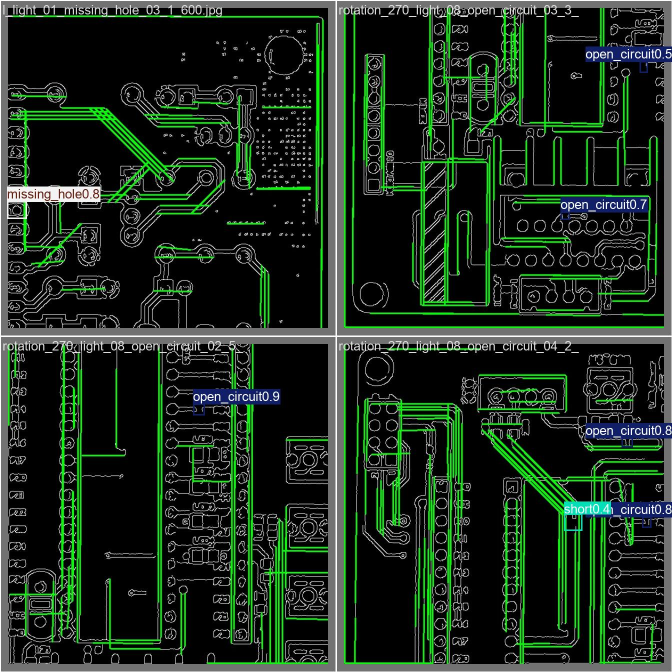
#> input picture runs/student2_max_gap/max_gap_10_validation/val_batch0_pred.jpg, 1344 x 1344 px (shown at 1/2 size)
$ python -i gaussian_lbp.py   (imports and definitions only)
#> lines starting #> are read from the running program, lines starting #| are printed output that depends on the picture; after the words box and inside, x2 and y2 are one past the last pixel; in counts of white or black regions, pixels touching at a corner belong together
"""Gaussian filtering and single-scale uniform LBP image enhancement."""

import cv2
import numpy as np


def uniform_lbp(lightness, points=8, radius=1.0):
    """Return a rotation-invariant uniform LBP map.

    Uniform patterns are encoded by their number of one bits (0..P).
    Every non-uniform pattern is encoded as P + 1. This gives P + 2
    possible values, matching the common ``uniform`` LBP definition.
    """

    if lightness.ndim != 2:
        raise ValueError("LBP input must be a single-channel image.")

    if not isinstance(points, int) or points < 4:
        raise ValueError("LBP points must be an integer of at least four.")

    if points > 253:
        raise ValueError("LBP points must not exceed 253.")

    if radius <= 0:
        raise ValueError("LBP radius must be greater than zero.")

    height, width = lightness.shape
    grid_y, grid_x = np.indices(
        (height, width),
        dtype=np.float32,
    )
    centre = lightness.astype(np.float32)

    one_count = np.zeros(
        (height, width),
        dtype=np.uint16,
    )
    transition_count = np.zeros(
        (height, width),
        dtype=np.uint16,
    )

    first_bit = None
    previous_bit = None

    for point in range(points):
        angle = 2.0 * np.pi * point / points
        offset_x = np.float32(radius * np.cos(angle))
        offset_y = np.float32(radius * np.sin(angle))

        # OpenCV 5 requires both remapping arrays to be CV_32FC1.
        # Explicit conversion prevents NumPy scalar promotion to float64.
        sample_x = np.asarray(
            grid_x + offset_x,
            dtype=np.float32,
        )
        sample_y = np.asarray(
            grid_y - offset_y,
            dtype=np.float32,
        )

        neighbour = cv2.remap(
            centre,
            sample_x,
            sample_y,
            interpolation=cv2.INTER_LINEAR,
            borderMode=cv2.BORDER_REFLECT_101,
        )
        bit = neighbour >= centre

        one_count += bit

        if first_bit is None:
            first_bit = bit
        else:
            transition_count += bit != previous_bit

        previous_bit = bit

    transition_count += previous_bit != first_bit

    return np.where(
        transition_count <= 2,
        one_count,
        points + 1,
    ).astype(np.uint8)


def enhance_gaussian_lbp(
    image,
    gaussian_kernel=3,
    gaussian_sigma=0.8,
    lbp_points=8,
    lbp_radius=1.0,
    lbp_weight=0.25,
    return_maps=False,
):
    """Create a YOLO-compatible Gaussian-LBP enhanced BGR image.

    Gaussian filtering and LBP are applied to LAB lightness. The filtered
    lightness and the normalized LBP map are fused while the two original
    colour channels are retained. Image geometry is never changed, so the
    original YOLO bounding-box labels remain valid.
    """

    if image is None:
        raise ValueError("Input image cannot be None.")

    if image.ndim != 3 or image.shape[2] != 3:
        raise ValueError("Input must be a three-channel BGR image.")

    if image.dtype != np.uint8:
        raise ValueError("Input image must use the uint8 data type.")

    if (
        not isinstance(gaussian_kernel, int)
        or gaussian_kernel <= 1
        or gaussian_kernel % 2 == 0
    ):
        raise ValueError(
            "Gaussian kernel must be an odd integer greater than one."
        )

    if gaussian_sigma <= 0:
        raise ValueError("Gaussian sigma must be greater than zero.")

    if not 0.0 <= lbp_weight <= 1.0:
        raise ValueError("LBP weight must be between zero and one.")

    lab = cv2.cvtColor(image, cv2.COLOR_BGR2LAB)
    lightness, channel_a, channel_b = cv2.split(lab)

    gaussian = cv2.GaussianBlur(
        lightness,
        (gaussian_kernel, gaussian_kernel),
        sigmaX=gaussian_sigma,
        sigmaY=gaussian_sigma,
        borderType=cv2.BORDER_REFLECT_101,
    )

    lbp_codes = uniform_lbp(
        gaussian,
        points=lbp_points,
        radius=lbp_radius,
    )

    # Use a fixed scale rather than per-image min/max normalization so that
    # identical LBP codes always have the same intensity in every image.
    lbp_map = np.rint(
        lbp_codes.astype(np.float32)
        * (255.0 / (lbp_points + 1))
    ).astype(np.uint8)

    fused_lightness = cv2.addWeighted(
        gaussian,
        1.0 - lbp_weight,
        lbp_map,
        lbp_weight,
        0.0,
    )

    enhanced_lab = cv2.merge(
        (fused_lightness, channel_a, channel_b)
    )
    enhanced = cv2.cvtColor(
        enhanced_lab,
        cv2.COLOR_LAB2BGR,
    )

    if return_maps:
        return {
            "enhanced": enhanced,
            "original_lightness": lightness,
            "gaussian_lightness": gaussian,
            "lbp_codes": lbp_codes,
            "lbp_map": lbp_map,
            "fused_lightness": fused_lightness,
        }

    return enhanced

>>> import cv2
>>> picture = cv2.imread('../runs/student2_max_gap/max_gap_10_validation/val_batch0_pred.jpg')
#> picture is the input picture: shape (1344, 1344, 3); mean B, G, R 31.2, 45.1, 29.9
>>> result = enhance_gaussian_lbp(picture)
#> in enhance_gaussian_lbp, `lab = cv2.cvtColor(image, cv2.COLOR_BGR2LAB)`: lab: shape (1344, 1344, 3); mean of channels 0, 1, 2 44.1, 121.6, 133.4
#> in enhance_gaussian_lbp, `lightness, channel_a, channel_b = cv2.split(lab)`:
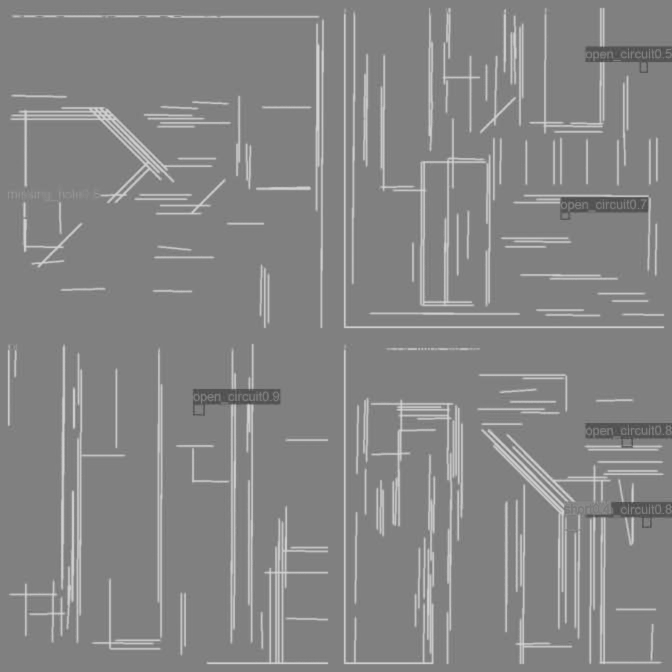
#> channel_b: shape (1344, 1344) (shown at 1/2 size); min 65, max 211, mean 133.4
#> the loop in uniform_lbp, `for point in range(points):` made 8 passes
#> pass 1, in uniform_lbp, `neighbour = cv2.remap( centre, sample_x, sample_y, interpolation=cv2.I..`:
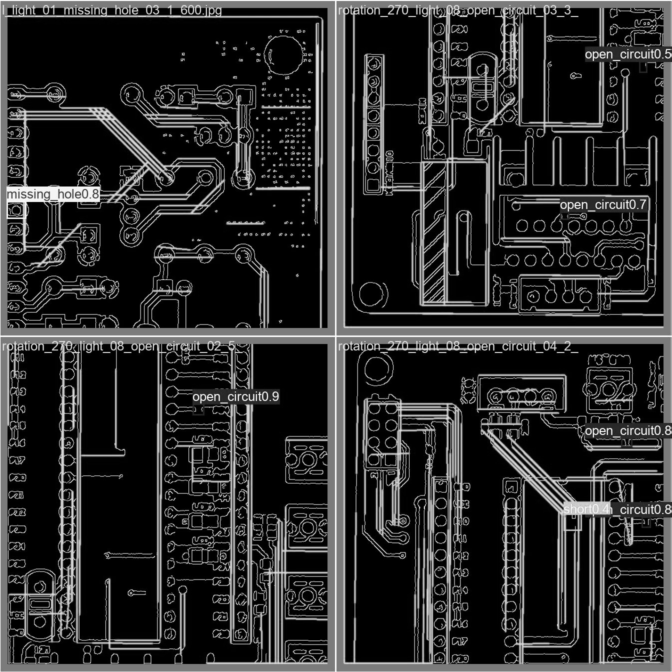
#> neighbour: shape (1344, 1344) float32 (shown at 1/2 size); min 0, max 255, mean 44
#> pass 1, in uniform_lbp, `bit = neighbour >= centre`:
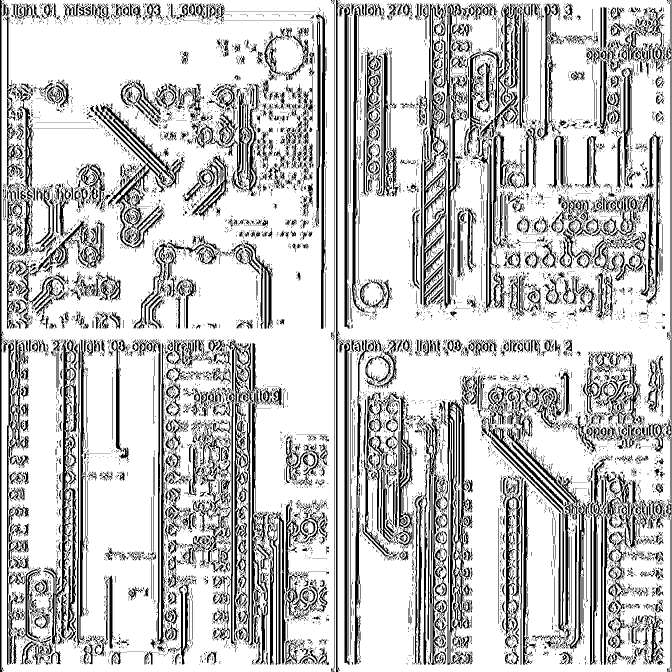
#> bit: shape (1344, 1344) bool (shown at 1/2 size); 77.1% white; 12523 black regions (10933 under 20 px), largest, box (x1, y1, x2, y2) and area: (452, 679, 543, 1329) 12473, (844, 7, 908, 616) 9272, (86, 679, 155, 1329) 8686
#> after the loop in uniform_lbp, `for point in range(points):`:
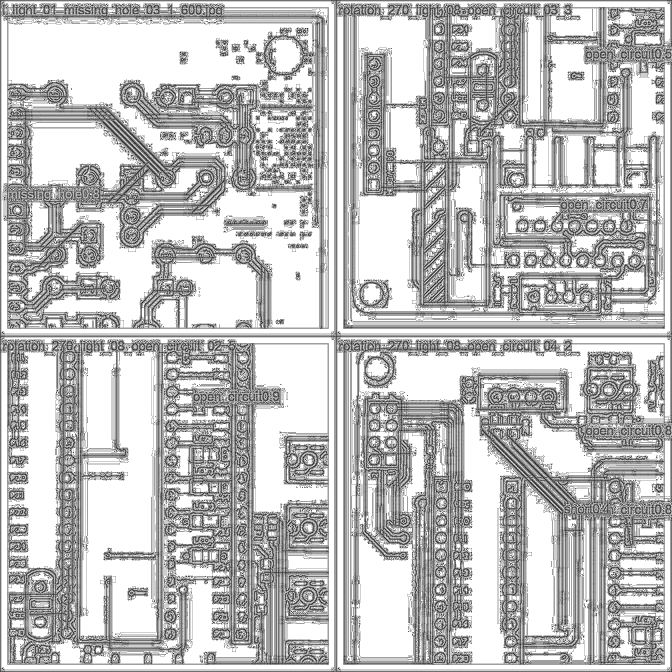
#> one_count: shape (1344, 1344) uint16 (shown at 1/2 size); min 0, max 8, mean 6; drawn with min black and max white
#> after the loop in uniform_lbp, `for point in range(points):`:
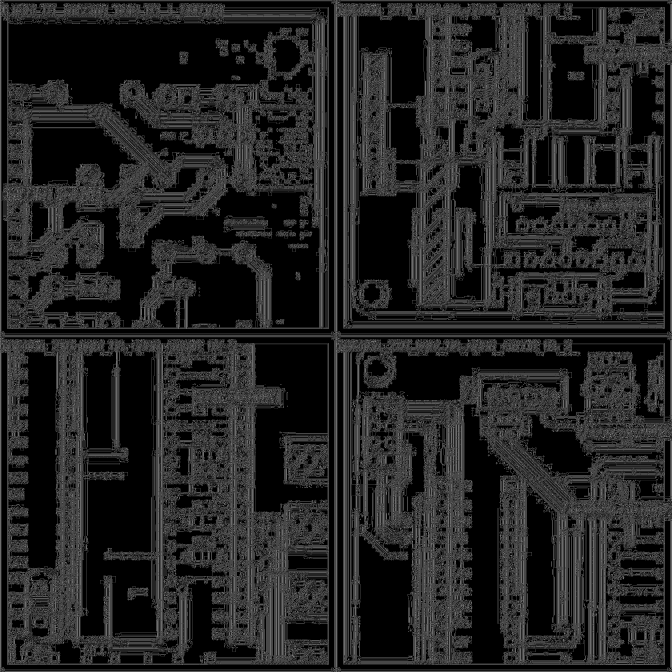
#> transition_count: shape (1344, 1344) uint16 (shown at 1/2 size); min 0, max 7, mean 0.988; drawn with min black and max white
#> in uniform_lbp, `transition_count += previous_bit != first_bit`: transition_count: shape (1344, 1344) uint16; 12.41% of pixels changed, all inside (x1, y1, x2, y2) = (1, 0, 1344, 1344)
#> in uniform_lbp, `return np.where( transition_count <= 2, one_count, points + 1, ).astyp..`:
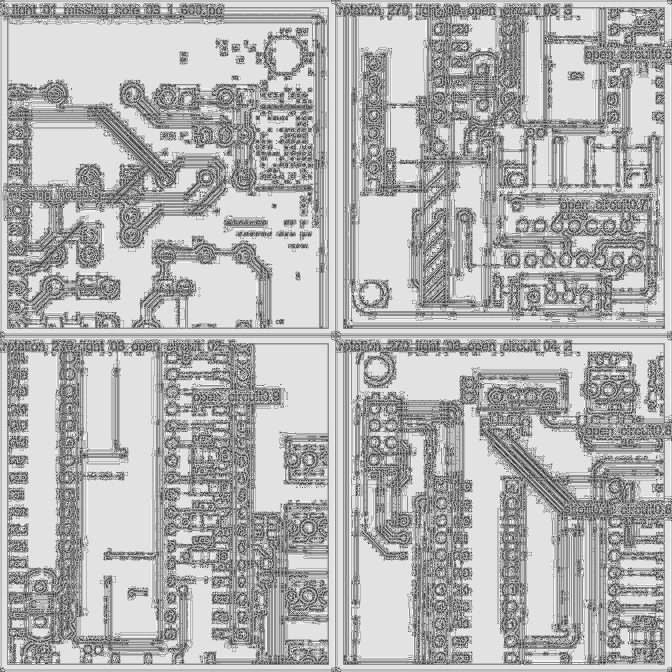
#> returned value: shape (1344, 1344) (shown at 1/2 size); min 0, max 9, mean 6.34; drawn with min black and max white
#> in enhance_gaussian_lbp, `enhanced_lab = cv2.merge( (fused_lightness, channel_a, channel_b) )`: enhanced_lab: shape (1344, 1344, 3); mean of channels 0, 1, 2 78.1, 121.6, 133.4
#> in enhance_gaussian_lbp, `enhanced = cv2.cvtColor( enhanced_lab, cv2.COLOR_LAB2BGR, )`:
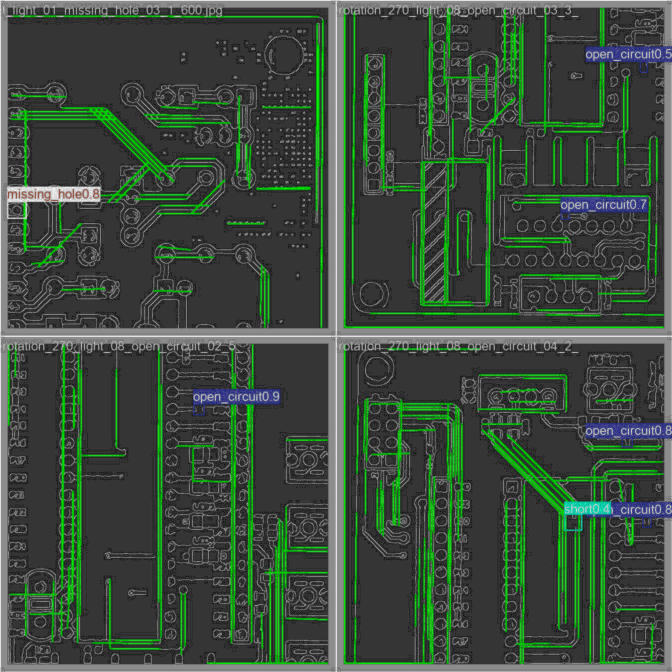
#> enhanced: shape (1344, 1344, 3) (shown at 1/2 size); mean B, G, R 62.2, 76, 60.7

$ run again, on runs/student2_max_gap/max_gap_10_validation/val_batch1_pred.jpg
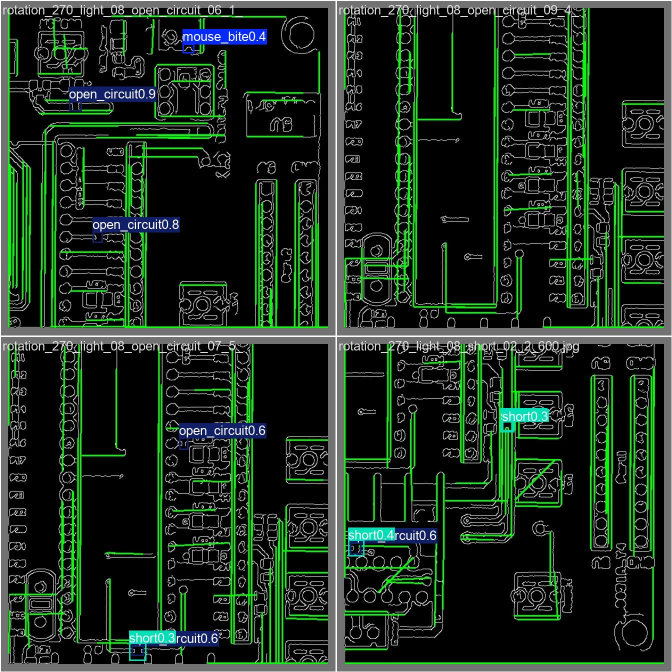
#> input picture runs/student2_max_gap/max_gap_10_validation/val_batch1_pred.jpg, 1344 x 1344 px (shown at 1/2 size)
#> picture is the input picture: shape (1344, 1344, 3); mean B, G, R 32.2, 45.8, 29.9
#> lab: shape (1344, 1344, 3); mean of channels 0, 1, 2 44.8, 121.6, 133.2
#> the loop in uniform_lbp, `for point in range(points):` made 8 passes
#> pass 1, in uniform_lbp, `bit = neighbour >= centre`:
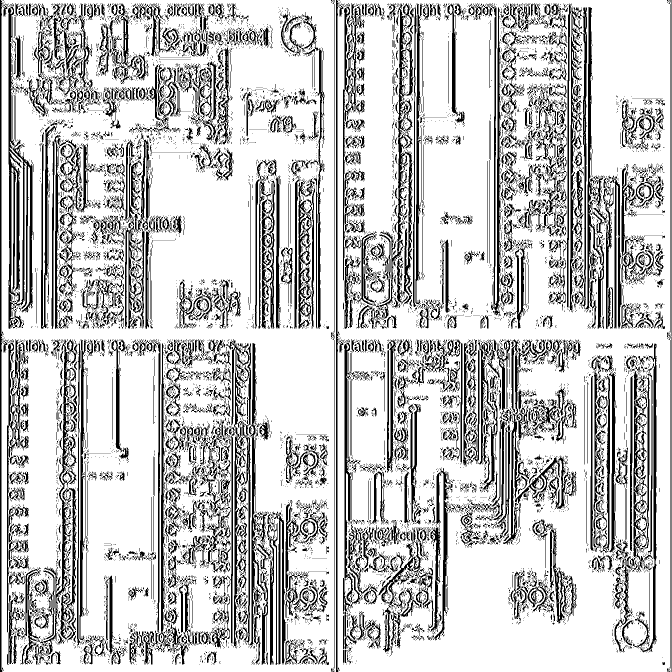
#> bit: shape (1344, 1344) bool (shown at 1/2 size); 76.7% white; 12146 black regions (10592 under 20 px), largest, box (x1, y1, x2, y2) and area: (16, 13, 67, 658) 10356, (759, 7, 825, 640) 7019, (1139, 14, 1174, 625) 6312
#> enhanced_lab: shape (1344, 1344, 3); mean of channels 0, 1, 2 78.5, 121.6, 133.2
#> in enhance_gaussian_lbp, `enhanced = cv2.cvtColor( enhanced_lab, cv2.COLOR_LAB2BGR, )`:
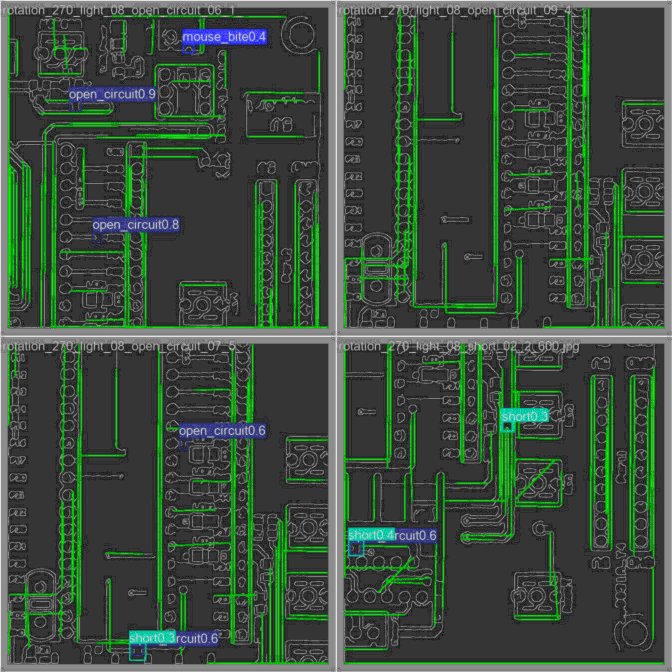
#> enhanced: shape (1344, 1344, 3) (shown at 1/2 size); mean B, G, R 62.8, 76.4, 60.4

$ run again, on runs/student2_max_gap/max_gap_10_validation/val_batch2_pred.jpg
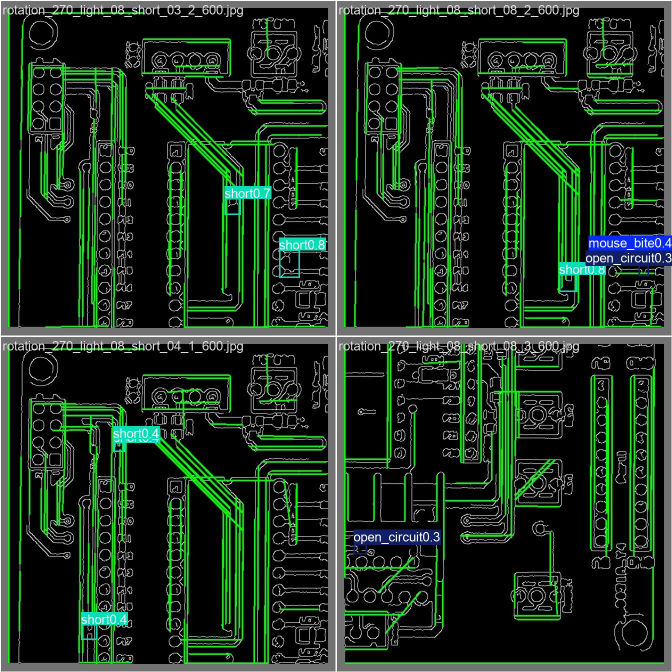
#> input picture runs/student2_max_gap/max_gap_10_validation/val_batch2_pred.jpg, 1344 x 1344 px (shown at 1/2 size)
#> picture is the input picture: shape (1344, 1344, 3); mean B, G, R 32.2, 49.1, 30
#> lab: shape (1344, 1344, 3); mean of channels 0, 1, 2 47.6, 120.1, 134.6
#> the loop in uniform_lbp, `for point in range(points):` made 8 passes
#> pass 1, in uniform_lbp, `bit = neighbour >= centre`:
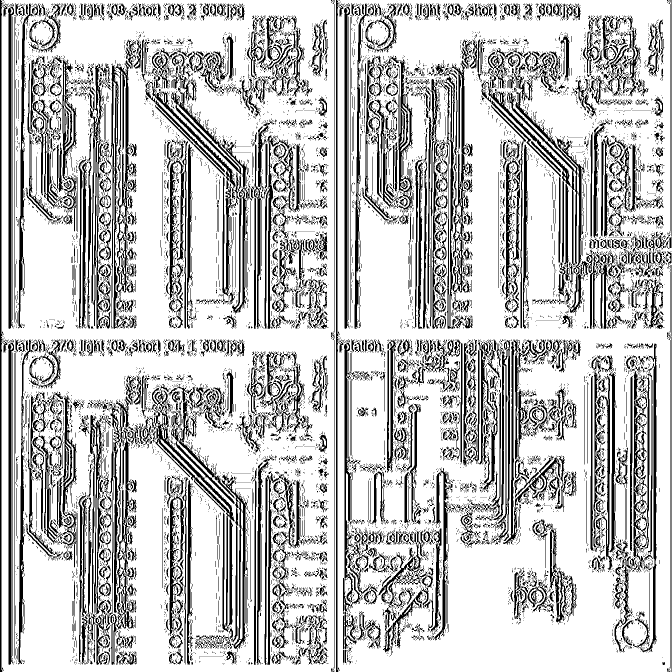
#> bit: shape (1344, 1344) bool (shown at 1/2 size); 75.3% white; 11874 black regions (10313 under 20 px), largest, box (x1, y1, x2, y2) and area: (868, 120, 945, 658) 8749, (219, 126, 273, 658) 8656, (342, 148, 504, 629) 5762
#> enhanced_lab: shape (1344, 1344, 3); mean of channels 0, 1, 2 80, 120.1, 134.6
#> in enhance_gaussian_lbp, `enhanced = cv2.cvtColor( enhanced_lab, cv2.COLOR_LAB2BGR, )`:
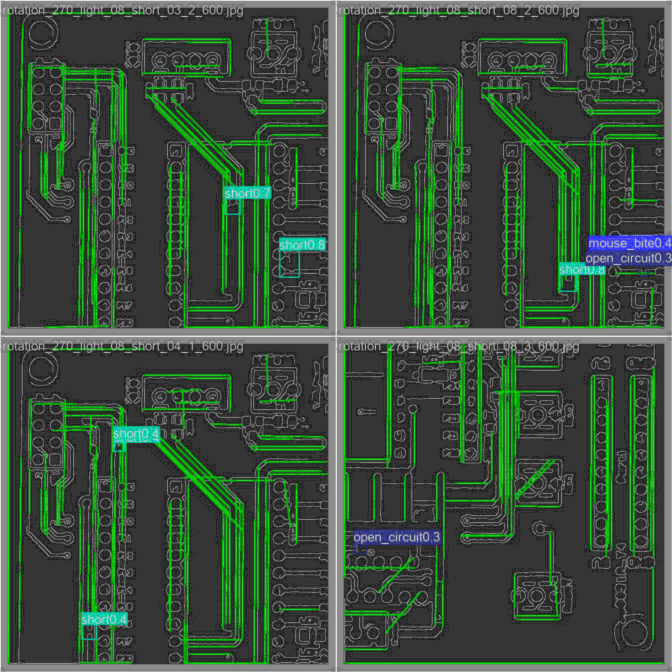
#> enhanced: shape (1344, 1344, 3) (shown at 1/2 size); mean B, G, R 61.6, 78.5, 59.3
